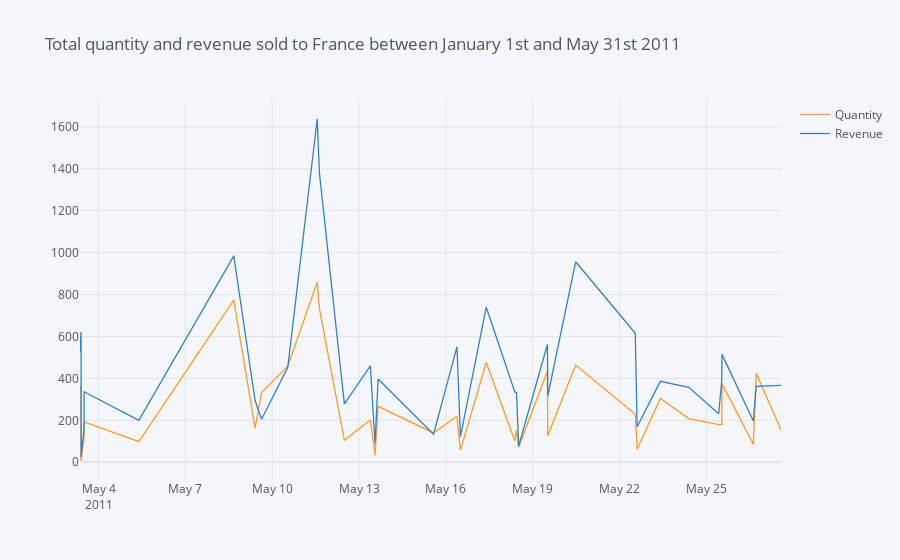

Notebook code for this chart:
### Code cell
france_qty_rvn.iplot(kind='line', x='InvoiceDate',
           title='Total quantity and revenue sold to France between January 1st and May 31st 2011')
